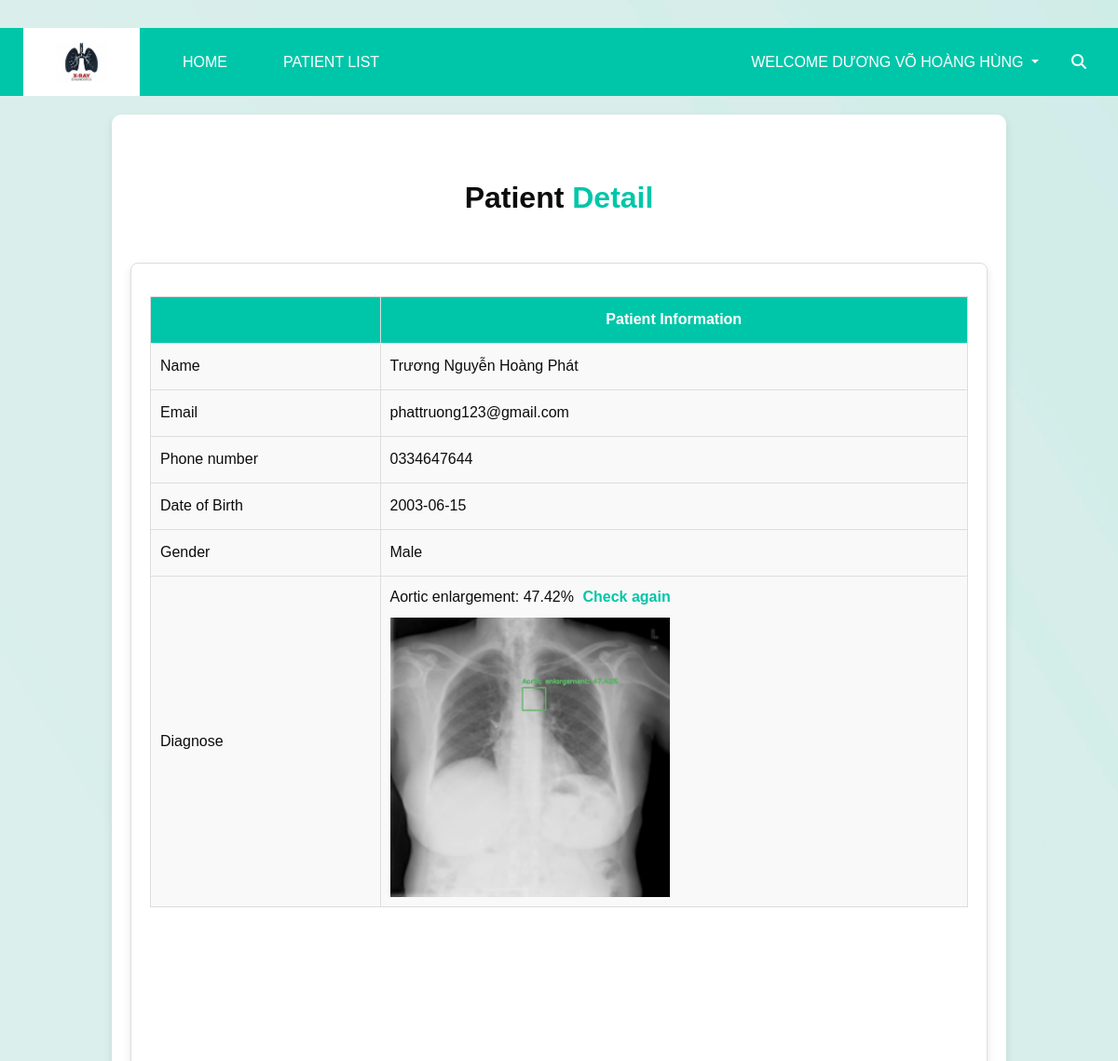
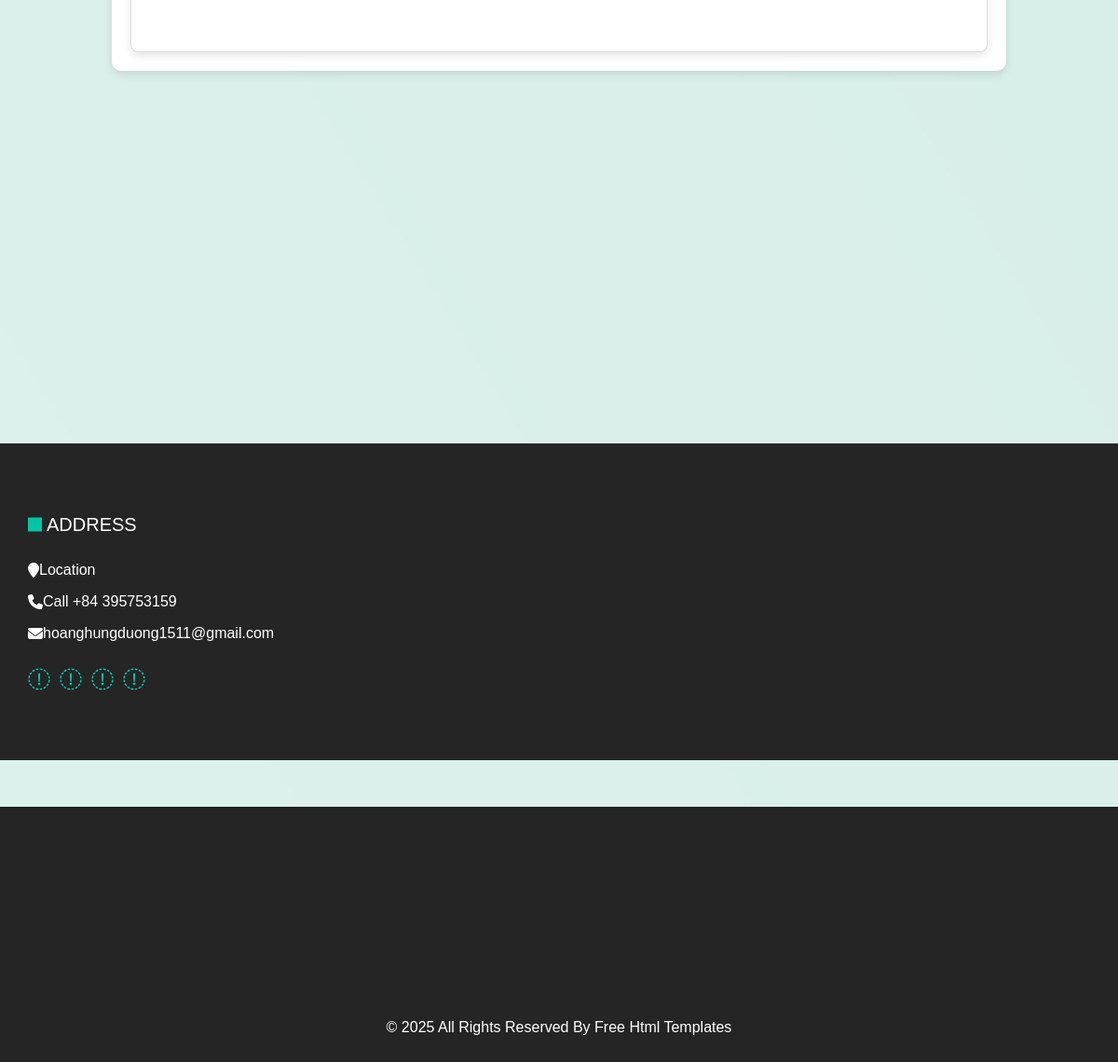
Page /patient_detail/3 (signed in) on the committed database (2 pictures, top to bottom).
### myproject/models.py (models this page shows, shortened)
class User(db.Model, UserMixin):
    __tablename__ = 'users'
    id = db.Column(db.Integer, primary_key=True)
    name = db.Column(db.String(64), index=True, nullable=False)
    email = db.Column(db.String(128), unique=True, index=True, nullable=False)
    phone_number = db.Column(db.String(15), nullable=False)
    birth_day = db.Column(db.Date, nullable=False)
    gender = db.Column(Enum('Male', 'Female', 'Other', name='gender_types'), nullable=False)
    username = db.Column(db.String(64), unique=True, index=True, nullable=False)
    password_hash = db.Column(db.String(128), nullable=False)
    diagnose_name = db.Column(db.String(128))
    diagnose_image = db.Column(db.String(128))
    role = db.Column(db.String(50))  # 'doctor' or 'patient'

### app.py (the view)
@app.route('/patient_detail/<int:patient_id>', methods=['GET'])
@login_required
def patient_detail(patient_id):
    patient = User.query.get_or_404(patient_id)
    return render_template('patient_detail.html', patient=patient)

### myproject/models.py (called while the page is built)
@login_manager.user_loader
def load_user(user_id):
    return User.query.get(int(user_id))

### myproject/templates/patient_detail.html (shortened to what this page needs)
{% extends "doctor_base.html" %}
    {%block extra_css%}
    <link rel="stylesheet" href="{{ url_for('static', filename='css/patient_detail.css') }}" />
    {%endblock%}
{% block content %}
<div class="main-container">
    <h2 class="bold-text text-center">Patient<span style="color: #00c6a9; font-weight: bold;"> Detail</span></h2>
    <div class="flex-container" id="flex-container">
        <div class="detail-container" id="detail-container">
            <table class="patient-detail">
                <thead>
                    <tr>
                        <th></th>
                        <th>Patient Information</th>
                    </tr>
                </thead>
                <tbody>
                    <tr>
                        <td>Name</td>
                        <td>{{ patient.name }}</td>
                    </tr>
                    <tr>
                        <td>Email</td>
                        <td>{{ patient.email }}</td>
                    </tr>
                    <tr>
                        <td>Phone number</td>
                        <td>{{ patient.phone_number }}</td>
                    </tr>
                    <tr>
                        <td>Date of Birth</td>
                        <td>{{ patient.birth_day }}</td>
                    </tr>
                    <tr>
                        <td>Gender</td>
                        <td>{{ patient.gender }}</td>
                    </tr>
                    <tr>
                        <td>Diagnose</td>
                        <td>
                            {% if patient.diagnose_name %}
                               <span>{{ patient.diagnose_name }}</span>
                               <button id="check-now" style="color: #00c6a9; font-weight: bold; background: none; border: none; cursor: pointer;">Check again</button>
                               <br>
                               {% if patient.diagnose_image %}
                                  <img src="{{ url_for('show_image', filename=patient.diagnose_image) }}" alt="Diagnosed Image" style="max-width: 300px; margin-top: 10px;">
                             {% endif %}
                            {% else %}
                                <span>This patient has not been diagnosed.</span>
                                <button id="check-now" style="color: #00c6a9; font-weight: bold; background: none; border: none; cursor: pointer;">Check now</button>
                            {% endif %}
                        </td>
                    </tr>
                </tbody>
            </table>
        </div>
        </div>
</div>
{% endblock %}

### myproject/templates/doctor_base.html (shortened to what this page needs)
<!DOCTYPE html>
<html>
<head>
  <link rel="stylesheet" href="{{ url_for('static', filename='css/bootstrap.css') }}" />
  <link rel="stylesheet" type="text/css" href="https://cdnjs.cloudflare.com/ajax/libs/OwlCarousel2/2.3.4/assets/owl.carousel.min.css" />
  <link rel="stylesheet" href="{{ url_for('static', filename='css/font-awesome.min.css') }}" />
  <link rel="stylesheet" href="https://cdnjs.cloudflare.com/ajax/libs/jquery-nice-select/1.1.0/css/nice-select.min.css" />
  <link rel="stylesheet" href="https://cdnjs.cloudflare.com/ajax/libs/bootstrap-datepicker/1.3.0/css/datepicker.css">
  <link rel="stylesheet" href="{{ url_for('static', filename='css/style.css') }}" />
  <link rel="stylesheet" href="{{ url_for('static', filename='css/responsive.css') }}" />
  <link rel="stylesheet" href="https://cdnjs.cloudflare.com/ajax/libs/font-awesome/6.6.0/css/all.min.css" />
  {% block extra_css %}{% endblock %}
</head>
<body>
  <div class="hero_area">
    <header class="header_section">
      <div class="header_top">
      </div>
      <div class="header_bottom">
        <div class="container-fluid">
          <nav class="navbar navbar-expand-lg custom_nav-container ">
            <a class="navbar-brand" href="{{url_for('index')}}">
              <img src="{{ url_for('static', filename='images/logo.jfif') }}" alt="logo">
            </a>
            <div class="collapse navbar-collapse" id="navbarSupportedContent">
              <div class="d-flex mr-auto flex-column flex-lg-row align-items-center">
                <ul class="navbar-nav  ">
                  <li class="nav-item active">
                    <a class="nav-link" href="{{url_for('index')}}">Home<span class="sr-only">(current)</span></a>
                  </li>
                  <li class="nav-item">
                    <a class="nav-link" href="{{url_for('patient_list')}}">Patient list</a>
                  </li>
                </ul>
              </div>
              <div class="quote_btn-container">
                {% if current_user.is_authenticated %}
                <div class="dropdown" >
                    <a href="#" id="dropdownMenu" class="dropdown-toggle" data-toggle="dropdown" aria-expanded="false">
                      Welcome {{ current_user.name }}
                    </a>
                  </div>
                {% endif %}
              </div>
                <form class="form-inline">
                  <button class="btn  my-2 my-sm-0 nav_search-btn" type="submit">
                    <i class="fa fa-search" aria-hidden="true"></i>
                  </button>
                </form>
              </div>
            </div>
        </div>
      </div>
<main>
    {%block content%}
    {%endblock%}
</main>
  <section class="info_section ">
    <div class="container">
      <div class="info_bottom layout_padding2">
        <div class="row info_main_row">
          <div class="col-md-6 col-lg-3">
            <h5>
              Address
            </h5>
            <div class="info_contact">
              <a href="">
                <i class="fa fa-map-marker" aria-hidden="true"></i>
                <span>
                  Location
                </span>
              </a>
              <a href="">
                <i class="fa fa-phone" aria-hidden="true"></i>
                <span>
                  Call +84 395753159
                </span>
              </a>
              <a href="">
                <i class="fa fa-envelope"></i>
                <span>
                  hoanghungduong1511@gmail.com
                </span>
              </a>
            </div>
            <div class="social_box">
              <a href="">
                <i class="fa fa-facebook" aria-hidden="true"></i>
              </a>
              <a href="">
                <i class="fa fa-twitter" aria-hidden="true"></i>
              </a>
              <a href="">
                <i class="fa fa-linkedin" aria-hidden="true"></i>
              </a>
              <a href="">
                <i class="fa fa-instagram" aria-hidden="true"></i>
              </a>
            </div>
          </div>
            </div>
          </div>
        </div>
  </section>
  <footer class="footer_section">
    <div class="container">
      <p>
        &copy; <span id="displayYear"></span> All Rights Reserved By
        <a href="https://html.design/">Free Html Templates</a>
      </p>
    </div>
  </footer>
</body>
</html>

### myproject/static/css/style.css (style rules this page uses)
body { font-family: 'Roboto', sans-serif; color: #0c0c0c; background-color: #ffffff; overflow-x: hidden; }
.layout_padding2 { padding: 75px 0; }
a, a:hover, a:focus { text-decoration: none; }
.btn, .btn:focus { outline: none !important; -webkit-box-shadow: none; box-shadow: none; }
.hero_area { position: relative; }
.header_section .header_top { padding: 15px 0; }
.header_section .header_bottom { background-color: #00c6a9; }
.header_section .header_bottom .container-fluid { padding-right: 25px; padding-left: 25px; }
.navbar-brand { background-color: #ffffff; padding: 15px 35px; }
.navbar-brand img { width: 55px; }
.custom_nav-container { padding: 0; }
.custom_nav-container .navbar-nav .nav-item .nav-link { padding: 3px 15px; margin: 10px 15px; color: #ffffff; text-align: center; text-transform: uppercase; }
.custom_nav-container .nav_search-btn { width: 35px; height: 35px; padding: 0; border: none; color: #ffffff; }
.quote_btn-container { display: -webkit-box; display: -ms-flexbox; display: flex; -webkit-box-align: center; -ms-flex-align: center; align-items: center; }
.quote_btn-container a { color: #ffffff; margin-right: 25px; text-transform: uppercase; }
.info_section { background-color: #252525; color: #ffffff; }
.info_section h5 { text-transform: uppercase; position: relative; padding-left: 20px; margin-bottom: 25px; }
.info_section h5:before { content: ""; position: absolute; top: 50%; left: 0; width: 15px; height: 15px; background-color: #00c6a9; -webkit-transform: translateY(-50%); transform: translateY(-50%); }
.info_section .info_contact a { display: -webkit-box; display: -ms-flexbox; display: flex; -webkit-box-align: center; -ms-flex-align: center; align-items: center; color: #ffffff; margin-bottom: 10px; }
.info_section .social_box { width: 100%; display: -webkit-box; display: -ms-flexbox; display: flex; margin-top: 25px; }
.info_section .social_box a { display: -webkit-box; display: -ms-flexbox; display: flex; -webkit-box-pack: center; -ms-flex-pack: center; justify-content: center; -webkit-box-align: center; -ms-flex-align: center; align-items: center; color: #00c6a9; font-size: 24px; margin-right: 10px; }
.footer_section { position: relative; background-color: #252525; text-align: center; margin-top: 50px; }
.footer_section p { color: #ffffff; padding: 25px 0; margin: 0; }
.footer_section p a { color: inherit; }
.dropdown { position: relative; }
* { margin: 0; padding: 0; box-sizing: border-box; font-family: "Poppins", sans-serif; }
table { width: 50%; margin: 20px auto; border-collapse: collapse; text-align: center; margin-top: 100px; margin-bottom: 400px; }
th, td { border: 1px solid #ddd; padding: 10px; }
th { background-color: #00c6a9; }
h2 { text-align: center; margin-bottom: 50px; margin-top: 50px; }
.bold-text { font-weight: bold; }
footer { padding-top: 200px; }
.detail-container { position: relative; }
.patient-detail { width: 50%; border-collapse: collapse; margin-bottom: 200px; }
.patient-detail th, .patient-detail td { border: 1px solid #ddd; padding: 5px 10px; text-align: left; white-space: nowrap; }
.patient-detail th { background-color: #00c6a9; color: white; }
.patient-detail td { background-color: #f9f9f9; }
.flex-container { display: flex; justify-content: center; align-items: flex-start; gap: 10px; transition: all 0.5s ease-in-out; }
.detail-container { width: 60%; transition: margin-right 0.5s ease-in-out; }

### myproject/static/css/responsive.css (style rules this page uses)
@media (min-width: 1200px) { .container { max-width: 1170px; } }

### myproject/static/css/patient_detail.css (style rules this page uses)
.main-container { max-width: 80%; margin: 20px auto; padding: 20px; background-color: #fff; border-radius: 10px; box-shadow: 0px 4px 10px rgba(0, 0, 0, 0.1); margin-bottom: 400px; }
.flex-container { display: flex; justify-content: space-between; align-items: flex-start; gap: 20px; }
.detail-container, .form-container { flex: 1; padding: 20px; background-color: #fff; border-radius: 8px; border: 1px solid #ddd; box-shadow: 0px 4px 10px rgba(0, 0, 0, 0.1); }
.patient-detail { width: 100%; border-collapse: collapse; }
.patient-detail td, .patient-detail th { padding: 10px; vertical-align: middle; height: 50px; }
.patient-detail th { text-align: center; }
.patient-detail td:last-child { word-wrap: break-word; white-space: normal; }
.patient-detail td button { display: inline-block; margin-left: 5px; }
.patient-detail tr { height: 50px; }
.patient-detail { margin-top: 15px; }

### rows in the picture
User: name "DƯƠNG VÕ HOÀNG HÙNG"
User: name "Trương Nguyễn Hoàng Phát", email "phattruong123@gmail.com", phone_number "0334647644", birth_day "2003-06-15", gender "Male", diagnose_name "Aortic enlargement: 47.42%", diagnose_image (picture)
